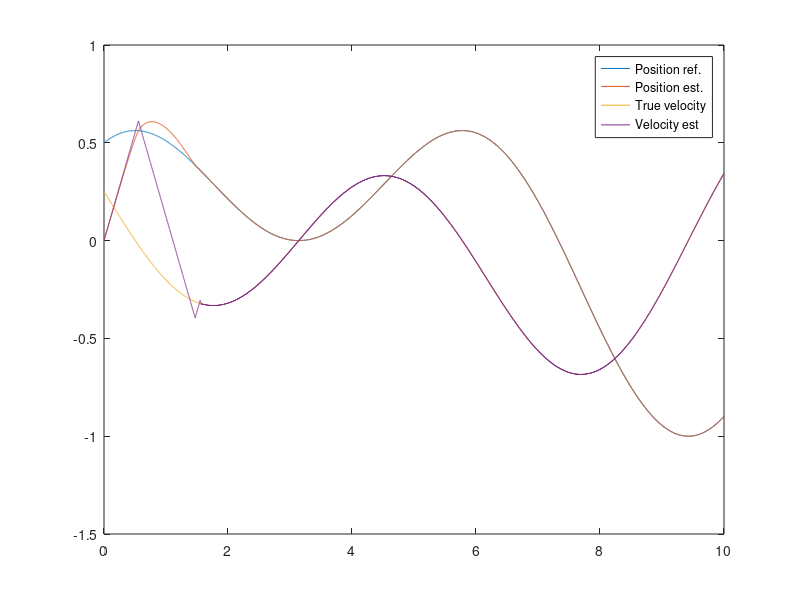

Reproduce this figure in MATLAB.
% Author : Mathieu Bresciani
% More details on "Robust exact differentiation" : 
% http://www.tau.ac.il/~levant/mathappl/dfr_inst.pdf

clear all
close all
clc

Ts = 0.001;
t = 0:Ts:10;
nEpochs = length(t);
f = 0.5*sin(0.5*t)+0.5*cos(t);
f1 = 0.25*cos(0.5*t)-0.5*sin(t);

L = 1;

z0 = 0;
z1 = 0;

z0_mem = zeros(1,nEpochs);
z1_mem = zeros(1,nEpochs);
for k = 1:nEpochs
    d = z0-f(k);
    v0 = -1.5*L^(1/2)*abs(d)^(1/2)*sign(d)+z1;
    z0_dot = v0;
    z1_dot = -1.1*L*sign(d);
    
    z0 = z0 + z0_dot*Ts;
    z1 = z1 + z1_dot*Ts;
    
    z0_mem(k) = z0;
    z1_mem(k) = z1;
end

figure;
plot(t,f,t,z0_mem,t,f1,t,z1_mem);
legend('Position ref.','Position est.', 'True velocity', 'Velocity est')